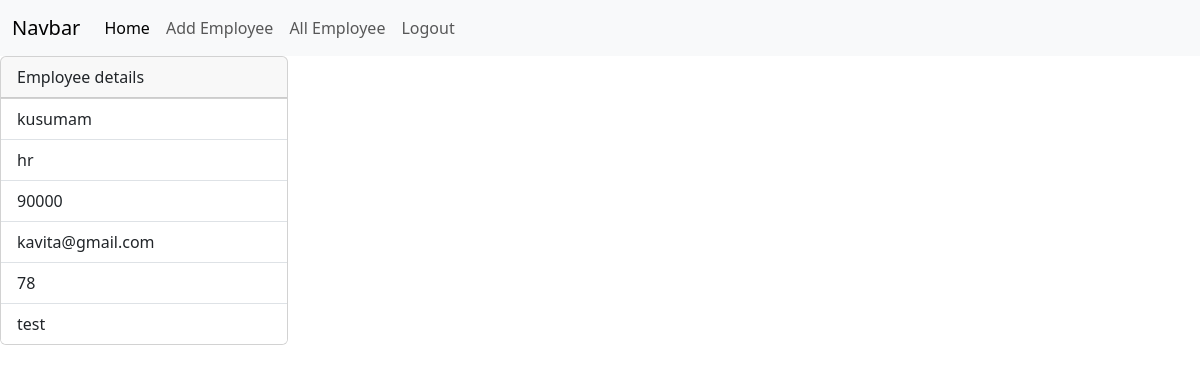
Screenshot of /employees/4 (signed in) with the database file from the repository.
### crm/models.py (models this page shows)
class Employees(models.Model):
    name=models.CharField(max_length=100)
    department=models.CharField(max_length=100)
    salary=models.PositiveIntegerField()
    email=models.EmailField(unique=True)
    age=models.PositiveIntegerField(max_length=100)
    contact=models.CharField(max_length=100)
    image=models.ImageField(upload_to="images",null=True,blank=True)
    dob=models.DateField(null=True,blank=True)

### crm/views.py (the view)
# urls.py: path("employees/<int:pk>",views.EmployeeDetailView.as_view(),name="emp-detail"),
@method_decorator(signin_required,name="dispatch")
class EmployeeDetailView(View):
    def get(self,request,*args,**kwargs):
        id=kwargs.get("pk")
        qs=Employees.objects.get(id=id)
        return render(request,"emp_detail.html",{"data":qs})

### crm/views.py (called while the page is built)
def signin_required(fn):
    def wrapper(request,*args,**kwargs):
        if not request.user.is_authenticated:
            messages.error(request,"in  valid session")
            return redirect("signin")
        else:
            return fn(request,*args,**kwargs)
    return wrapper

### crm/templates/emp_detail.html (shortened to what this page needs)
{%extends 'base.html'%}
{%block body_block %}
<div>
  <div class="card" style="width: 18rem;">
      <div class="card-header">
        Employee details
      </div>
      <ul class="list-group list-group-flush">
        <li class="list-group-item">{{data.name}}</li>
        <li class="list-group-item">{{data.department}}</li>
        <li class="list-group-item">{{data.salary}}</li>
        <li class="list-group-item">{{data.email}}</li>
        <li class="list-group-item">{{data.age}}</li>
        <li class="list-group-item">{{data.contact}}</li>
      </ul>
    </div>
</div>
{%endblock%}

### rows the page displays
Employees: name "kusumam", department "hr", salary "90000", email "kavita@gmail.com", age "78", contact "test"
